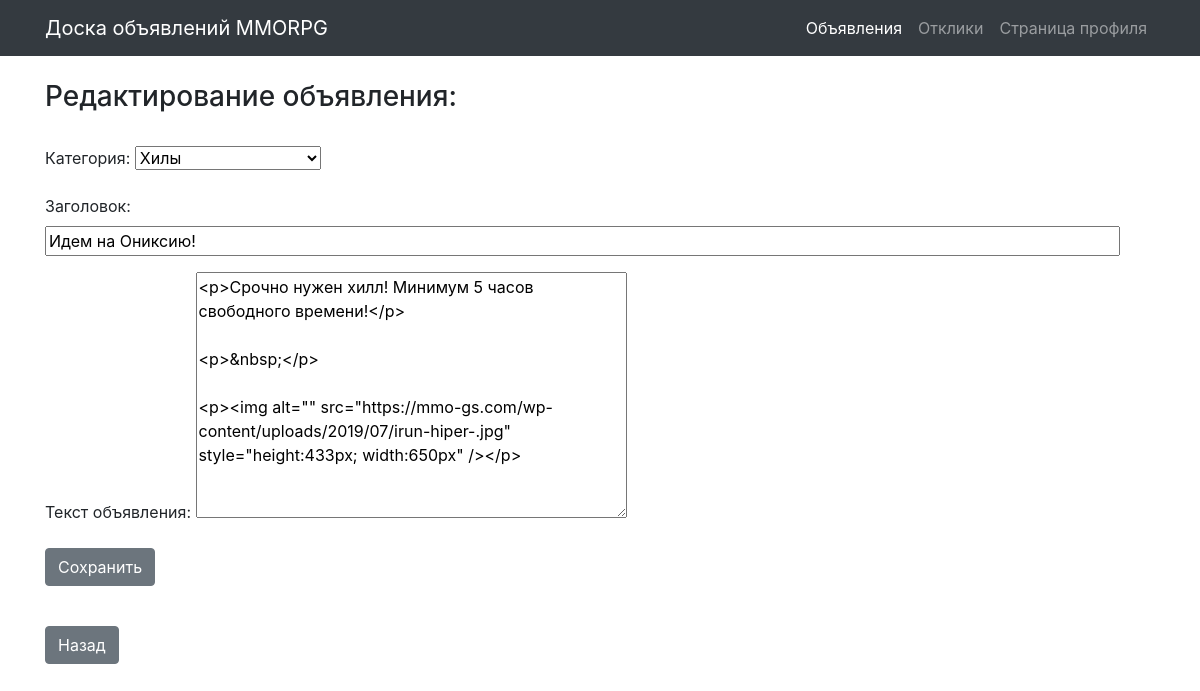
The app's page /post/1/edit (signed in) with its own data.
### board/models.py (models this page shows)
class Post(models.Model):
    author = models.ForeignKey(User, on_delete=models.CASCADE)
    CAT = (('tanks', 'Танки'),
           ('healers', 'Хилы'),
           ('damage_dealers', 'ДД'),
           ('dealers', 'Торговцы'),
           ('gildmasters', 'Гилдмастеры'),
           ('quest_givers', 'Квестгиверы'),
           ('blacksmiths', 'Кузнецы'),
           ('tanners', 'Кожевники'),
           ('potion_makers', 'Зельевары'),
           ('spell_masters', 'Мастера заклинаний'))
    category = models.CharField(max_length=15, choices=CAT, verbose_name='Категория')
    dateCreation = models.DateTimeField(auto_now_add=True)
    title = models.CharField(max_length=256, verbose_name='Название')
    text = RichTextField()

### board/views.py (the view, shortened to what this page needs)
# urls.py: path('post/<int:pk>/edit', EditPost.as_view()),
class EditPost(PermissionRequiredMixin, UpdateView):
    permission_required = 'board.change_post'
    template_name = 'edit_post.html'
    form_class = PostForm
    success_url = '/create/'
    def dispatch(self, request, *args, **kwargs):
        author = Post.objects.get(pk=self.kwargs.get('pk')).author.username
        if self.request.user.username == 'admin' or self.request.user.username == author:
            return super().dispatch(request, *args, **kwargs)
        else:
            return HttpResponse("Редактировать объявление может только его автор")
    def get_object(self, **kwargs):
        id = self.kwargs.get('pk')
        return Post.objects.get(pk=id)

### board/forms.py
class PostForm(forms.ModelForm):
    class Meta:
        model = Post
        widgets = {'title': forms.TextInput(attrs={'size': '100'})}
        fields = ('category', 'title', 'text',)
    def __init__(self, *args, **kwargs):
        super(PostForm, self).__init__(*args, **kwargs)
        self.fields['category'].label = "Категория:"
        self.fields['title'].label = "Заголовок"
        self.fields['text'].label = "Текст объявления:"

### templates/edit_post.html (shortened to what this page needs)
{% extends 'default.html' %}
{% load bootstrap4 %}
{% load static %}
{% block content %}
    <br>
    <h3>Редактирование объявления:</h3><br>
	<form method="post" enctype="multipart/form-data">
        {{ form.as_p }}
		<input class="btn btn-secondary" type="submit" value="Сохранить">
	</form><br>
    <input type=button value="Назад" class="btn btn-secondary" onClick="javascript:history.go(-1);">
{% endblock content %}

### records on screen
Post: category "Хилы", title "Идем на Ониксию!", text "<p>Срочно нужен хилл! Минимум 5 часов свободного времени!</p> <p>&nbsp;</p> <p><img alt=\"\" src=\"https://mmo-gs.com/wp-content/uploads/2019/07/irun-hiper-.jpg\" style=\"height:433px; width:650px\" /></p>"
